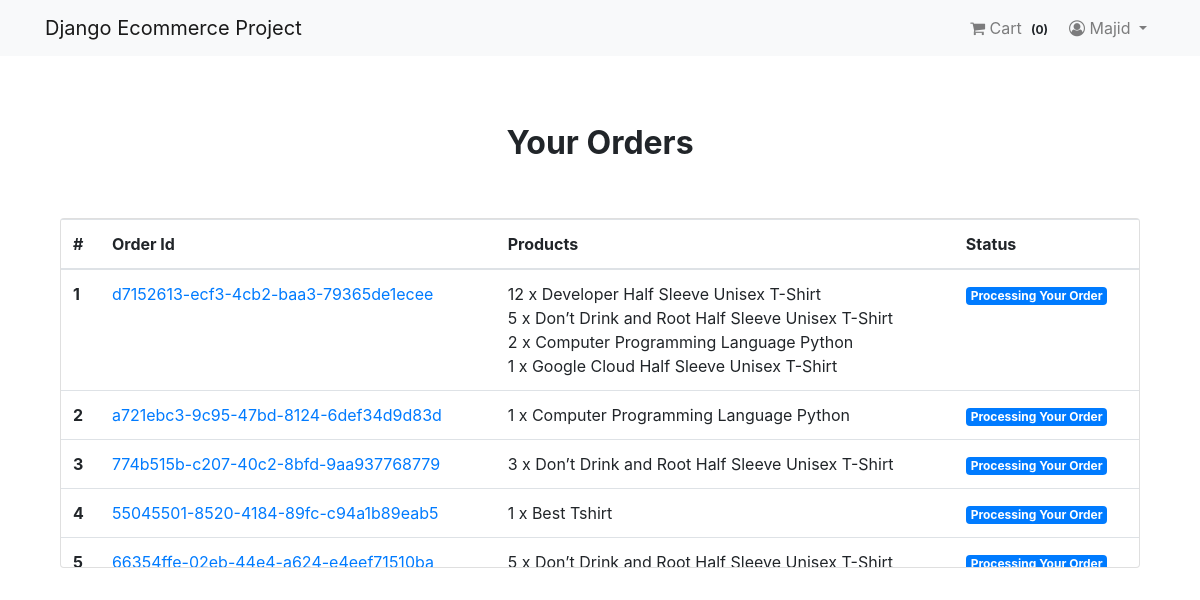
The app's page /payment/orders (signed in) with its own data.
### App_Login/models.py (models this page shows, shortened)
class User(AbstractBaseUser, PermissionsMixin):
    email = models.EmailField(unique=True, null=False)
    is_staff = models.BooleanField(ugettext_lazy('Staff Status'), default=False,
        help_text = ugettext_lazy('Designates whether the user can log in the site')
    )
    is_active = models.BooleanField(ugettext_lazy('active'), default=True,
        help_text = ugettext_lazy('Designates whether this user should be treatea as active')
    )
    USERNAME_FIELD = 'email'
    objects = MyUserManager()

class Profile(models.Model):
    user = models.OneToOneField(User, on_delete=models.CASCADE, related_name="profile")
    username = models.CharField(max_length=264, blank=True)
    full_name = models.CharField(max_length=264, blank=True)
    address_1 = models.CharField(max_length=300, blank=True)
    city = models.CharField(max_length=40, blank=True)
    zipcode = models.CharField(max_length=10, blank=True)
    country = models.CharField(max_length=20, blank=True)
    phone = models.CharField(max_length=20, blank=True)
    date_joined = models.DateTimeField(auto_now_add=True)

### App_Order/models.py (models this page shows, shortened)
class Order(models.Model):
    orderitems = models.ManyToManyField(Cart)
    user = models.ForeignKey(to=settings.AUTH_USER_MODEL, on_delete=models.CASCADE)
    ordered = models.BooleanField(default=False)
    created = models.DateTimeField(auto_now_add=True)
    paymentId = models.CharField(max_length=264, blank=True, null=True)
    orderId = models.CharField(max_length=200, blank=True, null=True)

class Cart(models.Model):
    user = models.ForeignKey(to=settings.AUTH_USER_MODEL, on_delete=models.CASCADE, related_name='cart')
    item = models.ForeignKey(to=Product, on_delete=models.CASCADE)
    quantity = models.IntegerField(default=1)
    purchased = models.BooleanField(default=False)
    created = models.DateTimeField(auto_now_add=True)
    updated = models.DateTimeField(auto_now=True)
    def __str__(self):
        return f'{self.quantity} x {self.item}'

### App_Shop/models.py (models this page shows)
class Product(models.Model):
    mainimage = models.ImageField(upload_to='Product')
    name = models.CharField(max_length=264)
    category = models.ForeignKey(to=Category, on_delete=models.CASCADE ,related_name='category')
    preview_text = models.TextField(max_length=200, verbose_name='Preview Text')
    details_text = models.TextField(max_length=1000, verbose_name='Description')
    price = models.FloatField()
    old_price = models.FloatField(default=0.00)
    created = models.DateTimeField(auto_now_add=True)
    def __str__(self):
        return self.name
        class Meta:
            ordering = ['-created',]

### App_Payment/views.py (the view)
# urls.py: path('orders', order_view, name='orders'),
@login_required
def order_view(request):
    try:
        orders = Order.objects.filter(user=request.user, ordered=True)
        context = {'orders': orders}
    except:
        messages.warning(request, "You do not have an active order")
        return redirect("App_Shop:home")
    return render(request, "App_Payment/order.html", context)

### App_Order/templatetags/cart_tag.py (called while the page is built)
@register.filter
def cart_total(user):
    order = Order.objects.filter(user=user, ordered=False)
    if order.exists():
        return order[0].orderitems.count()
    else:
        return 0

### templates/App_Payment/order.html
{% extends "base.html" %}
{% block body_block %}
    <div class="container mt-5">
        <h2 class="text-center"><strong>Your Orders</strong></h2>
        <div class="row">
            <div class="col-md-12">
                <div class="card mt-5">
                   <div class="table-responsive">
                        <table class="table">
                            <thead>
                                <tr>
                                    <th scope="col">#</th>
                                    <th scope="col">Order Id</th>
                                    <th scope="col">Products</th>
                                    <th scope="col">Status</th>
                                </tr>
                            </thead>
                            <tbody>
                                {% for order in orders %}
                                    <tr>
                                        <th scope="row">{{ forloop.counter }}</th>
                                        <td><a href="#">{{ order.orderId }}</a></td>
                                        <td>
                                            {% for item in order.orderitems.all %} {{ item }} <br> {% endfor %}
                                        </td>
                                        <td><span class="badge badge-primary">Processing Your Order</span></td>
                                    </tr>
                                {% endfor %}
                            </tbody>
                        </table>
                   </div>
                </div>
            </div>
        </div>
    </div>
{% endblock %}

### templates/navbar.html (shortened to what this page needs)
{% load cart_tag %}
<nav class="navbar navbar-expand-lg navbar-light bg-light">
    <div class="container">
        <a class="navbar-brand" href="{% url 'App_Shop:home' %}">Django Ecommerce Project</a>
<div class="collapse navbar-collapse" id="navbarNav">
    <ul class="navbar-nav ml-auto">
        {% if request.user.is_authenticated %}
        <li class="nav-item">
<a class="nav-link" href="{% url 'App_Order:cart'%}">
    <i class="fa fa-shopping-cart" aria-hidden="true"></i> Cart
<span class="badge badge-light">({{ request.user|cart_total }})</span>
</a>
        </li>
    <li class="nav-item dropdown">
<a class="nav-link dropdown-toggle" href="#" id="navbarDropdown" role="button"
data-toggle="dropdown" aria-haspopup="true" aria-expanded="false">
<i class="fa fa-user-circle-o"></i> {{ request.user.profile.username }} </a>
    </li>
{% else %}
<li class="nav-item">
    <a href="{% url 'App_Login:login' %}" class="btn btn-info btn-sm">Login</a>
    <a href="{% url 'App_Login:signup' %}" class="btn btn-info btn-sm">Signup</a>
</li>
{% endif %}
    </ul>
        </div>
    </div>
</nav>

### templates/base.html (style rules this page uses)
.card { height: 350px; }

### records on screen
User: user|cart_total "0", user.profile.username "Majid"
Order: orderId "d7152613-ecf3-4cb2-baa3-79365de1ecee"
Cart: quantity+item "12 x Developer Half Sleeve Unisex T-Shirt"
Cart: quantity+item "5 x Don’t Drink and Root Half Sleeve Unisex T-Shirt"
Cart: quantity+item "2 x Computer Programming Language Python"
Cart: quantity+item "1 x Google Cloud Half Sleeve Unisex T-Shirt"
Order: orderId "a721ebc3-9c95-47bd-8124-6def34d9d83d"
Cart: quantity+item "1 x Computer Programming Language Python"
Order: orderId "774b515b-c207-40c2-8bfd-9aa937768779"
Cart: quantity+item "3 x Don’t Drink and Root Half Sleeve Unisex T-Shirt"
Order: orderId "55045501-8520-4184-89fc-c94a1b89eab5"
Cart: quantity+item "1 x Best Tshirt"
Order: orderId "66354ffe-02eb-44e4-a624-e4eef71510ba"
Cart: quantity+item "5 x Don’t Drink and Root Half Sleeve Unisex T-Shirt"
